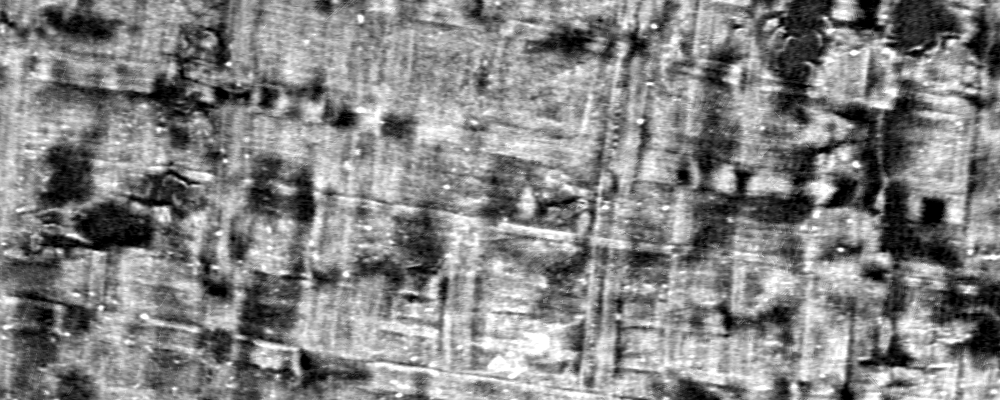
#> input picture reports/letters/shift/official_ct.png, 1000 x 400 px
$ python -i ridge_tracker.py   (imports and definitions only)
#> lines starting #> are read from the running program, lines starting #| are printed output that depends on the picture
#> further down, picture is the input picture: shape (400, 1000); min 0, max 255, mean 131.9
"""Classical ridge tracker (promoted fallback): click -> layer curve.

Frangi-style vesselness (structure tensor) + tangent walk from click.
Same CLI + curve JSONL interface as sam_tracker.py (drop-in replacement).
  python -m src.trace.ridge_tracker --slices DIR --click X,Y,Z \\
      --window 32 --out curves/ [--polarity bright|dark]
"""
import argparse
import json
import sys
from pathlib import Path

ROOT = Path(__file__).resolve().parents[2]
sys.path.insert(0, str(ROOT))

import numpy as np  # noqa: E402

from src.eval.runlog import RunLog  # noqa: E402
from src.trace.guards import check_curvature, check_winding, load_cfg  # noqa: E402


# [20 lines left out: function vesselness, not called in this run]


def tangent_field(img, sigma=2.0):
    """Unit tangent (along-line) field from structure tensor."""
#> called with sigma = 2
    from scipy.ndimage import gaussian_filter
    g = gaussian_filter(img.astype(np.float32), sigma)
    gy, gx = np.gradient(g)
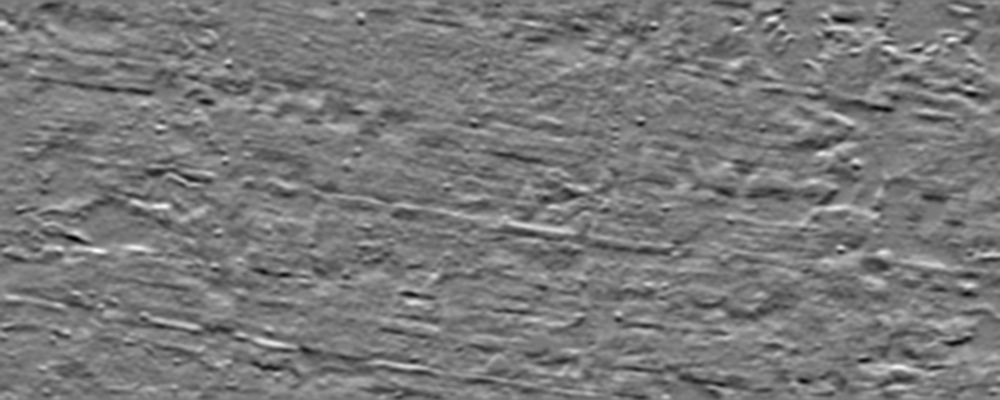
#> gy: shape (400, 1000) float32; min -36.71, max 40.33, mean 0; drawn with min black and max white
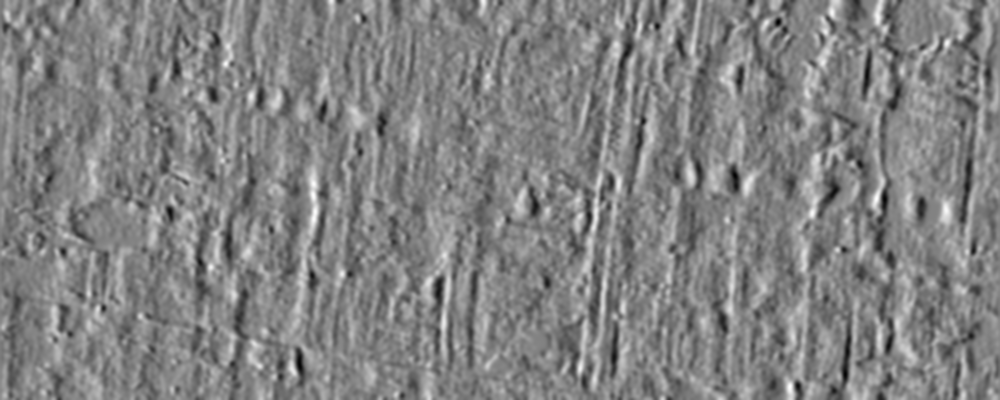
#> gx: shape (400, 1000) float32; min -31.04, max 29.63, mean 0; drawn with min black and max white
    jxx = gaussian_filter(gx * gx, sigma)
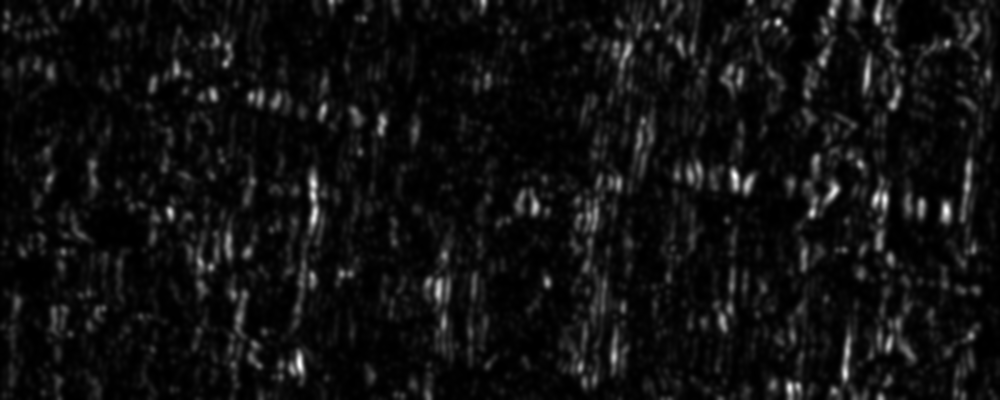
#> jxx: shape (400, 1000) float32; min 0.0587, max 598.4, mean 39.8; drawn with min black and max white
    jyy = gaussian_filter(gy * gy, sigma)
    jxy = gaussian_filter(gx * gy, sigma)
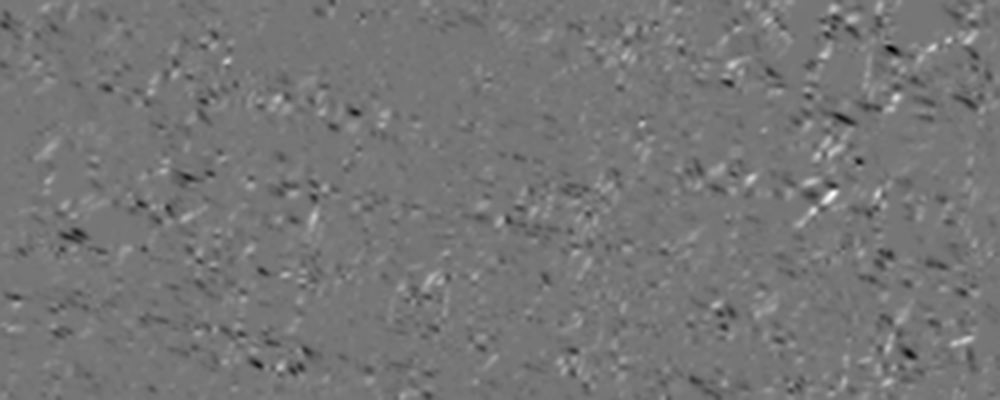
#> jxy: shape (400, 1000) float32; min -343.4, max 396.1, mean -0.1; drawn with min black and max white
    tr = jxx + jyy
    disc = np.sqrt(np.maximum((jxx - jyy) ** 2 + 4 * jxy * jxy, 0))
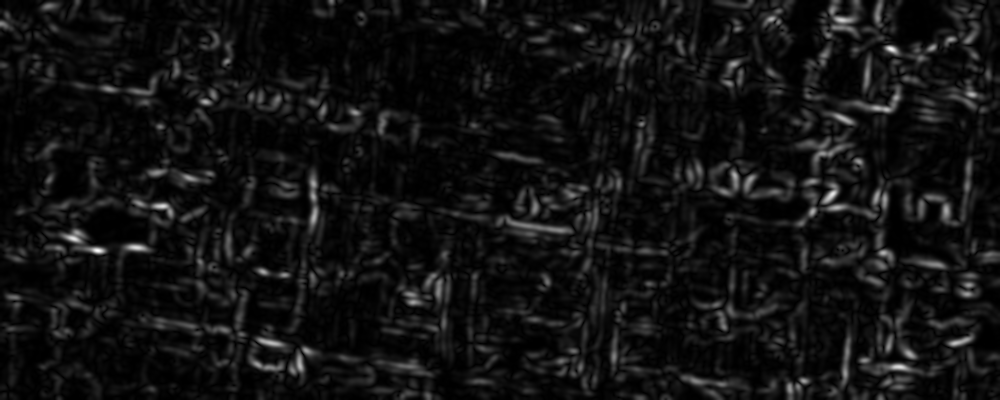
#> disc: shape (400, 1000) float32; min 0.0172, max 900, mean 64.3; drawn with min black and max white
    lmin = (tr - disc) / 2  # minor eigenvalue -> tangent direction
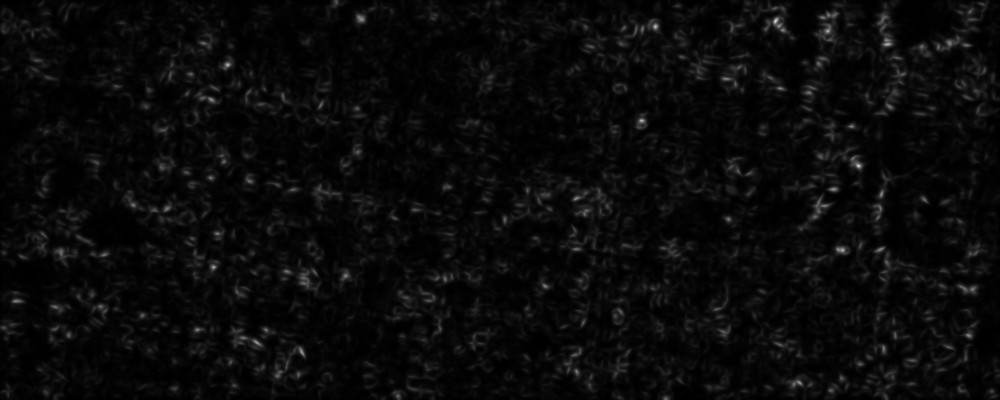
#> lmin: shape (400, 1000) float32; min 0.00391, max 221.7, mean 10.4
    vx = lmin - jyy
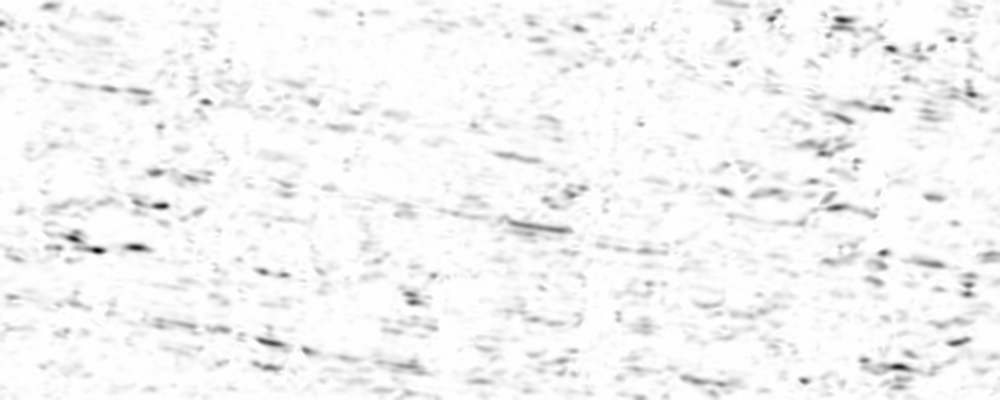
#> vx: shape (400, 1000) float32; min -888.5, max 3.81e-06, mean -34.91; drawn with min black and max white
    vy = jxy
    n = np.hypot(vx, vy) + 1e-9
    return vx / n, vy / n


# [90 lines left out: functions walk, trace_slice, main, not called in this run]


# [2 lines not run here, left out]

>>> import cv2
>>> picture = cv2.imread('../../letters/shift/official_ct.png', cv2.IMREAD_GRAYSCALE)
>>> result = tangent_field(picture)
